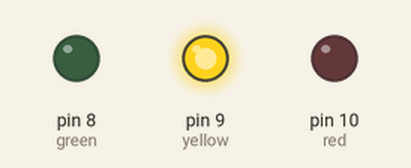
The sketch below on a simulated Arduino Uno, built with avr-gcc and run on an emulated ATmega328P. Parts: output pins drawn as LEDs (lit = HIGH).

Above: at 0.05 s.
At 0.15 s:
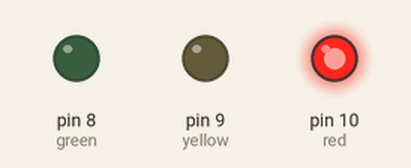
At 7.8 s:
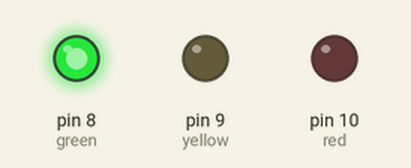
At 15.55 s:
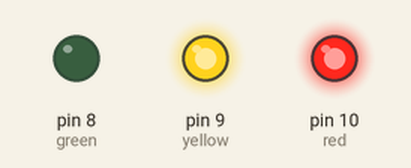
Timing chart, 0 to 19.9 s (numbered marks = the images above):
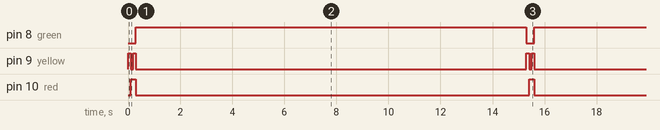

Measured:
- by itself, pin 8 (green): alternates HIGH for 15.0 s and LOW for 0.30 s
- by itself, pin 9 (yellow): repeats every 15.3 s: LOW 0.10 s, HIGH 0.10 s, LOW 15.0 s, HIGH 0.10 s
- by itself, pin 10 (red): alternates HIGH for 0.20 s and LOW for 15.1 s

The sketch:

trafficLight.ino
```cpp
int red = 10;
int yellow = 9;
int green = 8;

void setup(){
    pinMode(red, OUTPUT);
    pinMode(yellow, OUTPUT);
    pinMode(green, OUTPUT);
}

void loop(){
    changeLights();
    delay(15000);
}

void changeLights(){
    // green off, yellow on for 3 seconds
    digitalWrite(green, LOW);
    digitalWrite(yellow, HIGH);
    delay(100);

    // turn off yellow, then turn red on for 5 seconds
    digitalWrite(yellow, LOW);
    digitalWrite(red, HIGH);
    delay(100);

    // red and yellow on for 2 seconds (red is already on though)
    digitalWrite(yellow, HIGH);
    delay(100);

    // turn off red and yellow, then turn on green
    digitalWrite(yellow, LOW);
    digitalWrite(red, LOW);
    digitalWrite(green, HIGH);
    delay(1);
}
```
